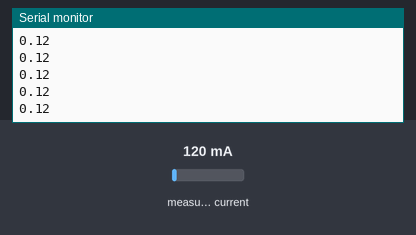
Bench run of a sketch on a simulated ESP32. On the bench: the last lines printed to the serial monitor. The inputs (shaded band) are chosen by the test bench; at power-on: measured current 120 mA.

Above: at 1.2 s.
1.3 s: measured current set to 40 mA
At 1.57 s:
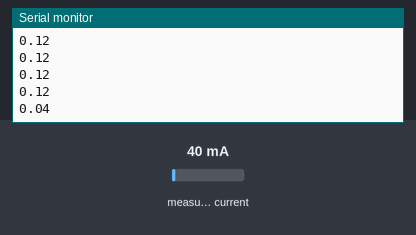
2.8 s: measured current set to 500 mA
At 2.82 s:
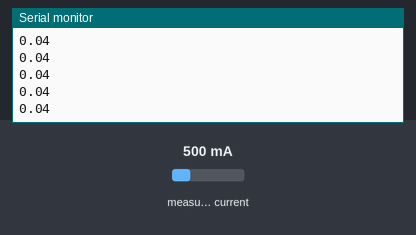
Timing chart, 0 to 5.8 s (numbered marks = the images above; inputs shaded):
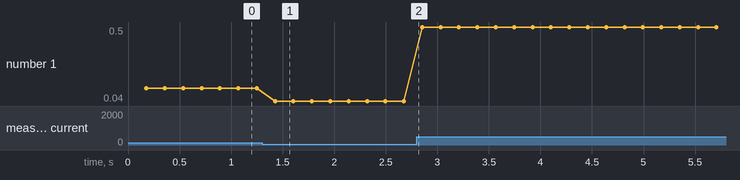

Measured:
- after the input at 1.3 s, the serial monitor: prints a new line after 0.13 s (image 1)
- plotted number 1: 0.12 → 0.04 after the input at 1.3 s, 0.04 → 0.5 after the input at 2.8 s

The sketch:

esp32-power.ino
```cpp
#include "EmonLib.h"

EnergyMonitor emon;

void setup() {
  Serial.begin(115200);

  /* analogReadResolution(12); */
  emon.current(A0, 111.1);
}

void loop() {
  double irms = emon.calcIrms(1480);
  /* Serial.print(irms * 230.0); */
  /* Serial.print("\t"); */
  Serial.println(irms);
  /* double reading = analogRead(A0); */
  /* Serial.println(reading); */
  /* delay(10); */
}
```
